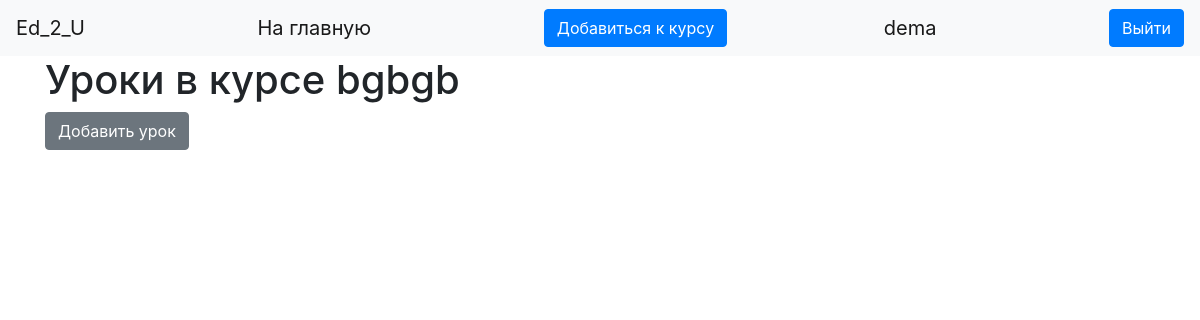
The page /course_info/2 (signed in) on the database as committed earlier.
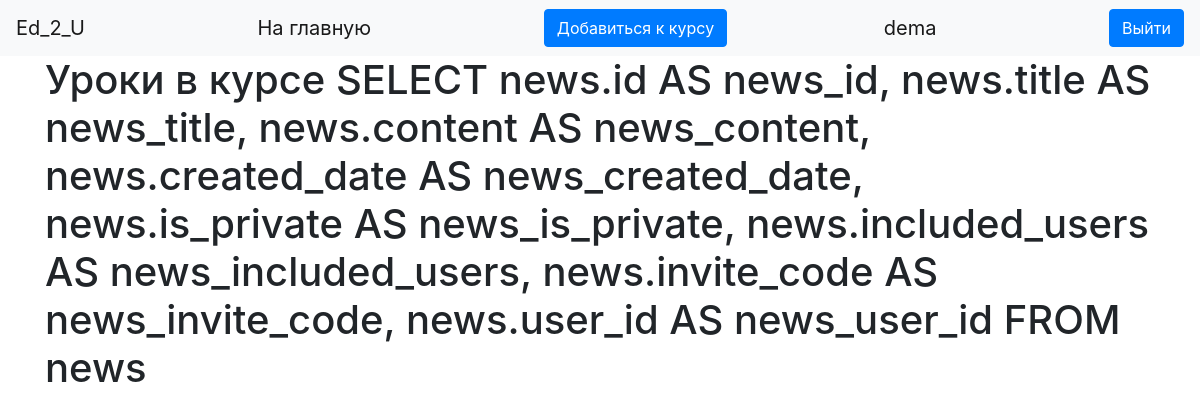
The same page on the database as committed later.
### data/news.py (models this page shows, shortened)
class Course(SqlAlchemyBase):
    __tablename__ = 'news'
    id = sqlalchemy.Column(sqlalchemy.Integer, primary_key=True, autoincrement=True)
    title = sqlalchemy.Column(sqlalchemy.String, nullable=True)
    content = sqlalchemy.Column(sqlalchemy.String, nullable=True)
    created_date = sqlalchemy.Column(sqlalchemy.DateTime, default=datetime.datetime.now)
    is_private = sqlalchemy.Column(sqlalchemy.Boolean, default=True)
    included_users = sqlalchemy.Column(sqlalchemy.String, nullable=True)
    invite_code = sqlalchemy.Column(sqlalchemy.String, nullable=True)
    user_id = sqlalchemy.Column(sqlalchemy.Integer, sqlalchemy.ForeignKey("users.id"))
    user = orm.relation('User')
    categories = orm.relation("Category", secondary="association", backref="news")

### main.py (the view)
@app.route('/course_info/<int:id>', methods=['GET', 'POST'])
@login_required
def info(id):
    db_sess = db_session.create_session()
    name = db_sess.query(Course)
    creator = None
    for i in name:
        if i.id == id:
            name = i.title
            creator = i.user_id
            break
    if current_user.is_authenticated:
        all = db_sess.query(Lesson)
        course = list()
        for i in all:
            if id == i.course:
                course.append(i)
    else:
        course = []
    print(course)
    return render_template("course_info.html", lessons=course, name=name, id=id, creator=creator)

### data/db_session.py (called while the page is built)
def create_session() -> Session:
    global __factory
    return __factory()

### main.py (called while the page is built)
@login_manager.user_loader
def load_user(user_id):
    db_sess = db_session.create_session()
    return db_sess.query(User).get(user_id)

### templates/course_info.html (shortened to what this page needs)
{% extends "base.html" %}
{% block content %}
    <h1>Уроки в курсе {{ name }}</h1>
    {% if current_user.is_authenticated and current_user.id == creator%}
        <a href="/add_lesson/{{ id }}" class="btn btn-secondary">Добавить урок</a>
    {% endif %}
{% endblock %}

Rows that differ between the two databases and show on the page:
removed Course: title "bgbgb"
Other text that changed with them:
{{ name }}: (not shown) → "SELECT news.id AS news_id, news.title AS news_title, news.content AS news_content, news.created_date AS news_created_date, news.is_private AS news_is_private, news.included_users AS news_included_users, news.invite_code AS news_invite_code, news.user_id AS news_user_id FROM news"
text no longer shown: "Добавить урок"
